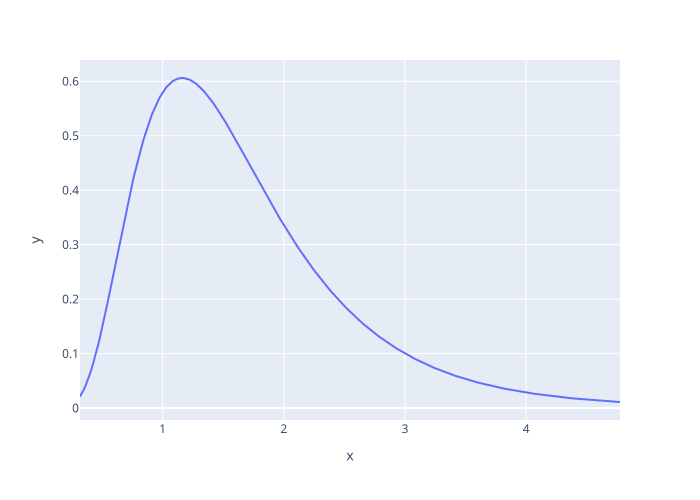

This figure's Python source:
import numpy as np
import plotly.express as px
import polars as pl
from scipy.stats import lognorm
import sys

mu = 0.4  # median 1.5
sigma = 0.5

dist = lognorm(s=sigma, scale=np.exp(mu))
x = np.linspace(dist.ppf(0.001), dist.ppf(0.99), 500)
y = dist.pdf(x)

df = pl.DataFrame({"x": x, "y": y})
fig = px.line(df, x="x", y="y")
fig.write_image(sys.argv[1])
